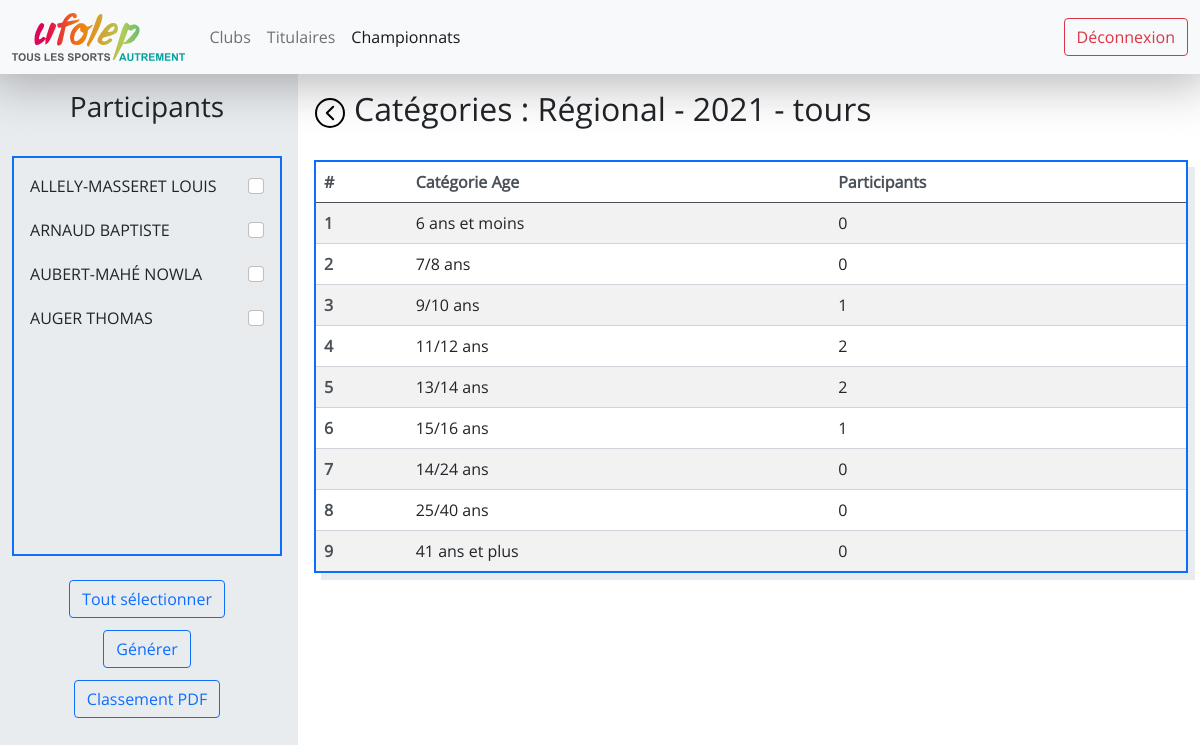
/championnat-13/etape-20/categories/ (signed in), run on the app's committed database.
### website/models.py (models this page shows)
class Titulaire(db.Model) :
    __tablename__ = "titulaire"
    id = db.Column(db.Integer, primary_key=True)
    nom = db.Column(db.String(100), nullable=False)
    prenom = db.Column(db.String(100), nullable=False)
    date_naissance = db.Column(db.Date, nullable=False)
    numero_plaque = db.Column(db.String(2), nullable=False)
    club_id = db.Column(db.Integer, db.ForeignKey('club.id'), nullable=False)
    sexe_id = db.Column(db.Integer, db.ForeignKey('sexe.id'), nullable=False)
    manches = db.relationship('Participant_manche', cascade="all, delete-orphan",backref='titulaire_manche', lazy=True)
    races = db.relationship('Participant_race',cascade="all, delete-orphan",backref='titulaire_race', lazy=True)

class Championnat_type(db.Model) :
    __tablename__ = "championnat_type"
    id = db.Column(db.Integer, primary_key=True)
    type = db.Column(db.String(50), nullable=False)
    nb_etapes_max = db.Column(db.Integer, nullable=False)
    championnats =  db.relationship('Championnat', backref='championnat_type', lazy=True)

class Championnat(db.Model) :
    __tablename__ = "championnat"
    id = db.Column(db.Integer, primary_key=True)
    championnat_type_id = db.Column(db.Integer, db.ForeignKey('championnat_type.id'), nullable=False)
    annee = db.Column(db.Integer, nullable=False)
    etapes = db.relationship('Etape', backref='championnat', lazy=True, cascade="all, delete")

class Club(db.Model) :
    __tablename__ = "club"
    id = db.Column(db.Integer, primary_key=True)
    ville = db.Column(db.String(100), unique=True, nullable=False)
    initiales = db.Column(db.String(5), unique=True, nullable=False)
    titulaires = db.relationship('Titulaire', backref='club', lazy=True)
    etapes = db.relationship('Etape', cascade="all, delete-orphan",backref='club', lazy=True)

class Categorie_type(db.Model) :
    __tablename__ = "categorie_type"
    id = db.Column(db.Integer, primary_key=True)
    min_age = db.Column(db.Integer, nullable=False)
    max_age = db.Column(db.Integer, nullable=False)
    name = db.Column(db.String(100), nullable=False)
    races =  db.relationship('Race', backref='categorie_type', lazy=True)
    categories = db.relationship('Categorie', backref='categorie_type', lazy=True)

### website/views.py (the view)
@views.route("/championnat-<championnat_id>/etape-<etape_id>/categories/")
@login_required
def etape(etape_id, championnat_id) :
    etape = Etape.query.filter_by(id=etape_id).first()
    if etape is not None :
        participants = []
        titulaires_list = Titulaire.query.order_by(Titulaire.nom).all()
        titulaires = []
        for titulaire in titulaires_list :
            participate = False
            if Participant_etape.query.filter_by(etape_id=etape.id, titulaire_id=titulaire.id).first() is not None :
                participate = True
            if participate :
                participants.append(titulaire)
            titulaires.append({
                'id': titulaire.id,
                'name': titulaire.nom + " " + titulaire.prenom,
                'participate': participate,
            })
        categorie_types_list = Categorie_type.query.all()
        categorie_types = {}
        for categorie_type in categorie_types_list :
            categorie_types[categorie_type.name] = {
                'nb_participants': len(Participant_etape.query.filter_by(etape_id=etape.id, categorie_type_id=categorie_type.id).all()),
                'id': categorie_type.id
            }
        return render_template('etape.html', titulaires=titulaires, championnat_id=etape.championnat_id, categorie_types=categorie_types, etape=etape)
    return render_template('404.html'), 404

### app.py (called while the page is built)
@app.teardown_appcontext
def shutdown_session(exception=None):
    db.session.remove()

### website/__init__.py (called while the page is built)
def create_app() :
    app = Flask(__name__)
    app.config["SECRET_KEY"] = "ti=his is a test"
    app.config['SQLALCHEMY_DATABASE_URI'] = 'sqlite:///database.db'
    app.config['SQLALCHEMY_TRACK_MODIFICATIONS'] = True
    db.init_app(app)
    login_manager = LoginManager()
    login_manager.login_view = "auth.login"
    login_manager.init_app(app)
    from .models import User
    @login_manager.user_loader
    def load_user(user_id) :
        return User.query.get(int(user_id))
    from .views import views
    from .auth import auth
    app.register_blueprint(views, url_prefix="/")
    app.register_blueprint(auth, url_prefix="/")
    db.create_all(app=app)
    return app

### website/templates/etape.html (shortened to what this page needs)
{% extends "logged.html" %}
{% block logged_css %}
<link
    href="{{ url_for('static', filename='etape.css') }}"
    rel="stylesheet"
>
{% endblock %}
{% block left_col %}
<form class="" method="post">
    <div class="title horizontal-flex mb-4">
        <h3>Participants</h3>
    </div>
    <div class="mb-4 participants">
        {% for titulaire in titulaires %}
        <div class="mb-1 titulaire">
            <p>{{ titulaire["name"] }}</p>
            <input name="{{ titulaire['id'] }}" class="form-check-input" type="checkbox" {% if titulaire['participate'] %}checked{% endif %}>
        </div>
        {% endfor %}
    </div>
    <div class="horizontal-flex">
       <button style="margin-bottom: 12px;" onclick="select(event)" type="submit" class="btn btn-outline-primary">Tout sélectionner</button>
    </div>
    <div class="horizontal-flex">
        <button style="margin-bottom: 12px;" onclick="clicked(event)" type="submit" class="btn btn-outline-primary">Générer</button>
    </div>
    <div class="horizontal-flex">
        <form method="post">
            <button formaction="{{ url_for('views.generer_pdf_classement_categories',championnat_id=championnat_id, etape_id= etape.id) }}" type="submit" class="btn btn-outline-primary">Classement PDF</button>
        </form>
    </div>
</form>
{% endblock %}
{% block right_col %}
<div class="title mb-4">
    <div class="center-flex me-2">
        <a href="{{ url_for('views.etapes', championnat_id=championnat_id) }}"><img class="back" src="{{ url_for('static', filename='back.svg') }}" alt="Retour"></a>
    </div>
    <h2>Catégories : {{ etape.championnat.championnat_type.type }} - {{ etape.championnat.annee }} - {{ etape.club.ville }}</h2>
</div>
<table class="table table-striped table-hover">
    <thead>
        <tr>
            <th scope="col">#</th>
            <th scope="col">Catégorie Age</th>
            <th scope="col">Participants</th>
        </tr>
    </thead>
    <tbody>
        {% for categorie_type in categorie_types %}
        <tr onclick="window.location='{{ url_for('views.races', championnat_id=championnat_id, categorie_type_id=categorie_types[categorie_type]['id'], etape_id=etape.id) }}';">
            <th scope="row">{{ loop.index }}</th>
            <td>{{ categorie_type }}</td>
            <td>{{ categorie_types[categorie_type]['nb_participants'] }}</td>
        </tr>
        {% endfor %}
    </tbody>
</table>
{% endblock %}

### website/static/main.css (style rules this page uses)
* { padding: 0; margin: 0; }
html, body { font-family: open-sans; overflow: hidden; }
.center-flex { display: flex; align-items: center; justify-content: center; }
.horizontal-flex { display: flex; justify-content: center; }
img.back { height: 2rem; }
.table { box-shadow: 7px 7px 0 0 var(--bs-gray-200); border: 2px solid var(--bs-blue) !important; }
.table th { color: var(--bs-gray-700); border-color: var(--bs-gray-400); }
.table td { border-color: var(--bs-gray-400); }

### website/static/etape.css (style rules this page uses)
tr { cursor: pointer; }
.title { display: flex; }
.participants { border: 2px solid var(--bs-blue) !important; box-shadow: 7px 7px 0 0 var(--bs-gray-200); padding: 1rem; height: 25rem; overflow-y: scroll; }
.titulaire { display: flex; justify-content: space-between; }

### data on the page
Titulaire: name "ALLELY-MASSERET LOUIS"
Titulaire: name "ARNAUD BAPTISTE"
Titulaire: name "AUBERT-MAHÉ NOWLA"
Titulaire: name "AUGER THOMAS"
Championnat_type: championnat.championnat_type.type "Régional"
Championnat: championnat.annee "2021"
Club: club.ville "tours"
Categorie_type: name "6 ans et moins", name "0"
Categorie_type: name "7/8 ans", name "0"
Categorie_type: name "9/10 ans", name "1"
Categorie_type: name "11/12 ans", name "2"
Categorie_type: name "13/14 ans", name "2"
Categorie_type: name "15/16 ans", name "1"
Categorie_type: name "14/24 ans", name "0"
Categorie_type: name "25/40 ans", name "0"
Categorie_type: name "41 ans et plus", name "0"
